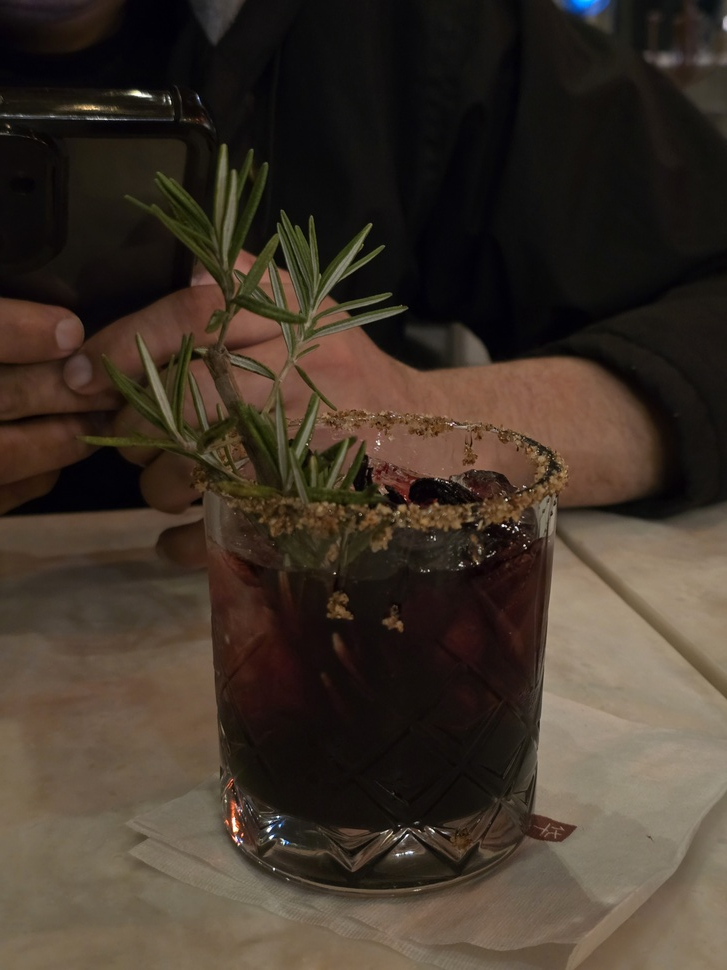
#> input picture Imagenes/bebida.jpg, 727 x 970 px, shrunk from 3000 x 4000 before the run, found by its file name
$ python ecualizacion_del_histograma.py
#> lines starting #> are read from the running program, lines starting #| are printed output that depends on the picture; after the words box and inside, x2 and y2 are one past the last pixel; in counts of white or black regions, pixels touching at a corner belong together
import cv2
import matplotlib.pyplot as plt
import numpy as np

# Importar la imagen de uso
ruta = r'C:\Fundamentos-de-Procesamiento-Digital-de-Imagenes\Imagenes\bebida.jpg'
# ruta = f'/content/drive/MyDrive/Procesamiento Digital del Imágenes/Imagenes/gato_nojao.jpg'
imagen = cv2.imread(ruta)
#> imagen is the input picture: shape (970, 727, 3); mean B, G, R 42.3, 52.8, 64.2


# Ya que OpenCV lee las imágenes como BGR, necesitamos cambiar el orden de los valores para poder mostrar la imagen en el formato correcto
imagen_BGR = cv2.cvtColor(imagen, cv2.COLOR_BGR2RGB)
pixels = np.array(imagen_BGR)

# TAmbién se puede hacer la inversión usando slicing
# image = cv2.imread("path/to/file/image.jpg")[:,:,::-1]

def histo_casero(imagen):
  # Convertimos la imagen a uint8 para asegurar que los valores sean índices válidos (0-255)
  img_int = imagen.astype(np.uint8)
  histo = [0]*256
  for fila in img_int:
    for pixel in fila:
      histo[pixel] += 1
  return np.array(histo).astype(np.int64)

imagen_gris = cv2.cvtColor(imagen, cv2.COLOR_BGR2GRAY)
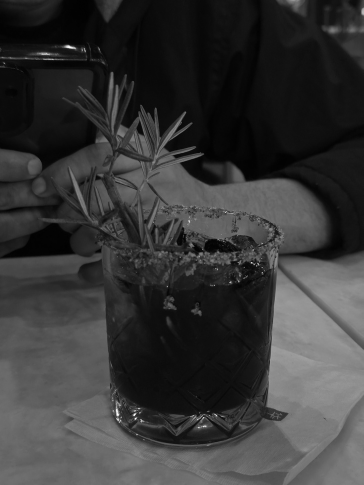
#> imagen_gris: shape (970, 727) (shown at 1/2 size); min 0, max 255, mean 55
histo_imagen = histo_casero(imagen_gris)
#> after the loop in histo_casero, `for fila in img_int:`: histo = 256 values, max 24200 at index 15, min 0 at index 218, mean 2754.6
#> histo_imagen has the same summary as histo in histo_casero


"""######## Operador de extensión ######## """

def op_extension(imagen, p1, p2):
  imagen_extendida = np.zeros(imagen.shape)
  mask_medio = (imagen >= p1) & (imagen <= p2) # Solo necesitamos los de en medio, porque los demás son cero
  imagen_extendida[mask_medio] = (imagen[mask_medio] - p1) * (255 / (p2 - p1)) # aplicamos la fórmula
  return imagen_extendida

# bebida
p1 = 50 #50
p2 = 100
#gato nojao
# p1 = 0
# p2 = 50

imagen_extendida = op_extension(imagen_gris, p1, p2)
#> in op_extension, `mask_medio = (imagen >= p1) & (imagen <= p2)`:
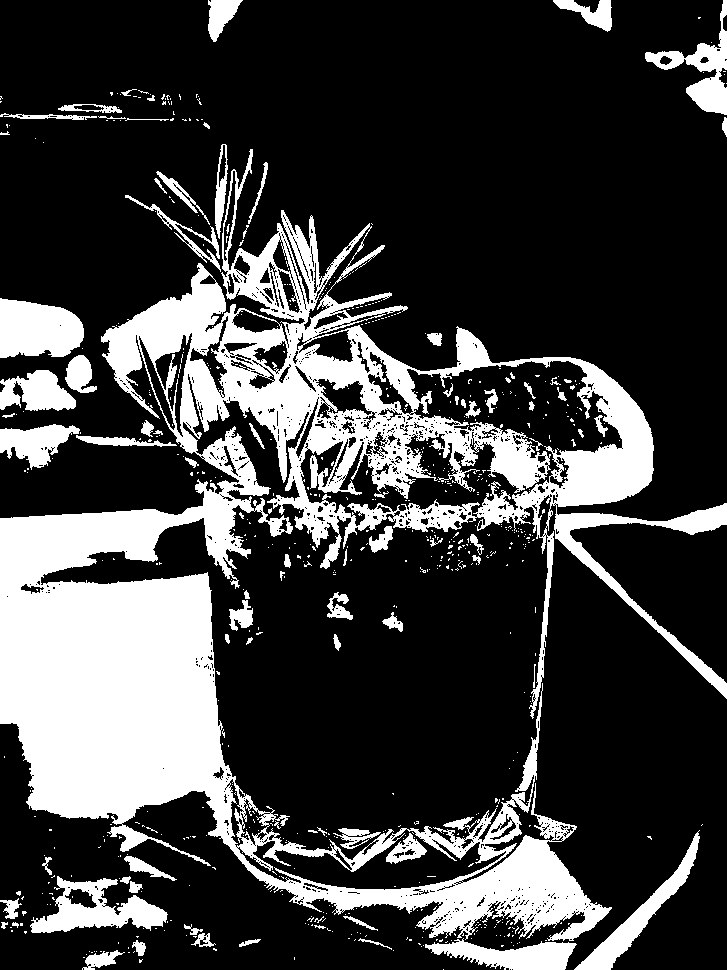
#> mask_medio: shape (970, 727) bool; 25% white; 695 white regions (611 under 20 px), largest, box (x1, y1, x2, y2) and area: (0, 149, 727, 941) 142601, (0, 298, 84, 358) 4041, (30, 876, 168, 933) 3623
#> in op_extension, `imagen_extendida[mask_medio] = (imagen[mask_medio] - p1) * (255 / (p2 ..`:
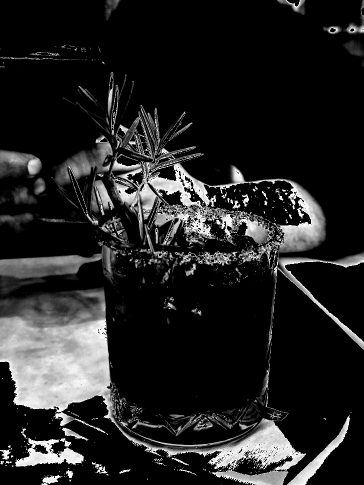
#> imagen_extendida: shape (970, 727) float64 (shown at 1/2 size); min 0, max 255, mean 35.3
histo_extendido = histo_casero(imagen_extendida)
#> histo_extendido = 256 values, max 532224 at index 0, min 0 at index 1, mean 2754.6

"""######## Función de escalamiento de intensidad paramétrica ######## """

def lambda_tans(alpha_an, beta_an):
  return np.tan(beta_an) / np.tan(alpha_an)

"""### Factor de escala base #### """

def xi_cte(imagen, f_u, f_1, lamb):
  # Convertimos a float para evitar que el cálculo se limite a 255 (uint8)
  f_max = float(np.max(imagen))
  f_u = float(f_u)
  f_1 = float(f_1)

  denominador = f_max + (f_u - f_1) * (lamb - 1)
  resultado = f_max / denominador
  print(f"Factor xi calculado: {resultado}")
  return resultado

"""#### Punto de control inferior $f'_{1}$####"""

def f_1pr(xi, f_1):
  return xi * f_1

"""### Punto de control superior $f_u'$####"""

def f_upr(xi, lam, f_u, f_1):
  return xi*(lam * (f_u - f_1) + f_1)

def inte_param(imagen, f_u, f_1, lam):
  xi = xi_cte(imagen, f_u, f_1, lam)
  f_1prim = f_1pr(xi, f_1)
  f_uprim = f_upr(xi, lam, f_u, f_1)
  im_salida = np.zeros(imagen.shape)
  # Máscaras de los valores
  mask_baja = imagen <= f_1
  mask_media = (imagen > f_1) & (imagen < f_u)
  mask_alta = imagen >= f_u
  # Aplicamos las máscaras con los valores correspondientes:
  im_salida[mask_baja] = imagen[mask_baja] * xi
  im_salida[mask_media] = xi * lam * (imagen[mask_media] - f_1) + f_1prim
  im_salida[mask_alta] = xi * (imagen[mask_alta] - f_u) + f_uprim
  return im_salida

# parámetros
lam = 1
fu = 50
f1 = 100

#bebida
ima_escala = inte_param(imagen_gris, f1, fu, lam)
#> in xi_cte, `f_max = float(np.max(imagen))`: f_max = 255
#> in xi_cte, `resultado = f_max / denominador`: resultado = 1
#| Factor xi calculado: 1.0
#> in inte_param, `f_1prim = f_1pr(xi, f_1)`: f_1prim = 50
#> in inte_param, `f_uprim = f_upr(xi, lam, f_u, f_1)`: f_uprim = 100
#> in inte_param, `im_salida[mask_media] = xi * lam * (imagen[mask_media] - f_1) + f_1prim`:
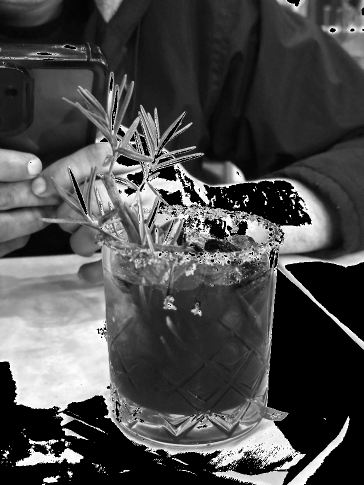
#> im_salida: shape (970, 727) float64 (shown at 1/2 size); min 0, max 99, mean 29.2; drawn with min black and max white
# gato nojao
# ima_escala = inte_param(imagen_gris, 0, 50, -20)
histo_escala = histo_casero(ima_escala)
#> histo_escala has the same summary as histo in histo_casero


"""######## Ecualización de una imagen ########"""

def FDP(imagen):
  histograma = histo_casero(imagen)
  total = np.sum(histograma)
  fdp = []
  for i in histograma:
    fdp.append(i/total)
  return fdp, histograma

def FAP(imagen):
  fdp, histo = FDP(imagen)
  fap = [0]*len(histo)
  TEMP = 0
  for i in range(len(histo)):
    fap[i] = fdp[i] + TEMP
    TEMP = fap[i]
  return fap, histo

def T_rk(imagen):
  fap, histo = FAP(imagen)
  trk = []
  N = np.max(imagen)
  for i in fap:
    trk.append(int((N-1) * i))
  return trk, histo

def ecualizacion(imagen):
  fdp_vals, histo = FDP(imagen)
#> in FDP, `histograma = histo_casero(imagen)`: histograma has the same summary as histo in histo_casero
#> in FDP, `total = np.sum(histograma)`: total = 705190
#> the loop in FDP, `for i in histograma:` made 256 passes
#> i on passes 1 to 3: 2, 483, 3927
#> after the loop in FDP, `for i in histograma:`: fdp = 256 values, max 0.0343 at index 15, min 0 at index 218, mean 0.00391
  fap_vals, _ = FAP(imagen)
  trk_vals, _ = T_rk(imagen)

  imagen_nueva = np.zeros(imagen.shape)
  alto, ancho = imagen.shape

  for j in range(alto):
    for i in range(ancho):
      # Usamos el valor del pixel como índice para T_rk
      imagen_nueva[j][i] = trk_vals[imagen[j][i]]
  return imagen_nueva

ima_ecua = ecualizacion(imagen_gris)
#> in ecualizacion, `fdp_vals, histo = FDP(imagen)`: fdp_vals has the same summary as fdp in FDP
#> the loop in FDP (call 2), `for i in histograma:` made 256 passes
#> in FAP, `fap = [0]*len(histo)`: fap = 256 values from 0 to 0
#> the loop in FAP, `for i in range(len(histo)):` made 256 passes
#> TEMP on passes 1 to 3: 2.84e-06, 0.000688, 0.00626
#> after the loop in FAP, `for i in range(len(histo)):`: fap = 256 values from 2.84e-06 to 1
#> the loop in FAP (call 2), `for i in range(len(histo)):` made 256 passes
#> in T_rk, `N = np.max(imagen)`: N = 255
#> the loop in T_rk, `for i in fap:` made 256 passes
#> after the loop in T_rk, `for i in fap:`: trk = 256 values from 0 to 253
#> after the loop in ecualizacion, `for j in range(alto):`:
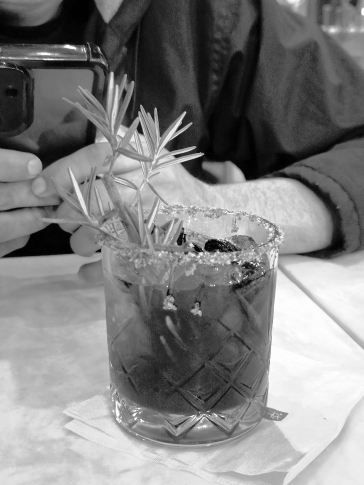
#> imagen_nueva: shape (970, 727) float64 (shown at 1/2 size); min 0, max 253, mean 128
histo_ecua = histo_casero(ima_ecua)
#> histo_ecua = 256 values, max 24200 at index 60, min 0 at index 2, mean 2754.6


# List of image variables and their corresponding histograms
image_vars = {
    "Original (Gris)": (imagen_gris, histo_imagen),
    "Extendida": (imagen_extendida, histo_extendido),
    "Escala": (ima_escala, histo_escala),
    "Ecualizada": (ima_ecua, histo_ecua)
}

print(f"{'Variable':<20} | {'Shape':<15} | {'Dtype':<15} | {'Max Value':<10}")
print("-" * 70)

for name, (img, histo) in image_vars.items():
    # Check image properties
    img_shape = img.shape
    img_dtype = img.dtype
    img_max = np.max(img)

    # Check histogram
    histo_len = len(histo)

    print(f"{name:<20} | {str(img_shape):<15} | {str(img_dtype):<15} | {img_max:.2f}")

    # Ensure histograms have 256 bins
    assert histo_len == 256, f"Error: {name} histogram has {histo_len} bins instead of 256."
#> this loop made 4 passes
#> (name, img_max) on passes 1 to 4: ('Original (Gris)', 255), ('Extendida', 255), ('Escala', 255), ('Ecualizada', 253)
#> (printed output is left out)

print("\nAll variables verified and ready for grid visualization.")

"""## Crear cuadrícula de comparación

### Subtask:
Generate a 2x4 comparison grid to visualize the four image processing methods and their respective histograms.

"""

import matplotlib.pyplot as plt

# Datos a iterar, creamos un arreglo con los datos a graficar
methods_data = [
    ("Original", imagen_gris, histo_imagen),
    ("Extension", imagen_extendida, histo_extendido),
    ("Parametric Scaling", ima_escala, histo_escala),
    ("Equalization", ima_ecua, histo_ecua)
]

# Creamos el lienzo general
fig, axes = plt.subplots(2, 4, figsize=(20, 10))


# Iterar
for i, (name, img, histo) in enumerate(methods_data):
    # 3. Populate top row with images
    axes[0, i].imshow(img, cmap='gray')
    axes[0, i].set_title(f"{name} Image")
    axes[0, i].axis('off')

    # Using bar for better histogram visualization, matching the 0-255 range
    axes[1, i].bar(range(256), histo, color='gray', width=1.0)
    axes[1, i].set_title(f"{name} Histogram")
    axes[1, i].set_xlim([0, 255])
    axes[1, i].grid(True, alpha=0.3)
#> this loop made 4 passes
#> name on passes 1 to 4: 'Original', 'Extension', 'Parametric Scaling', 'Equalization'

# 6. Final layout adjustment
plt.tight_layout()
plt.show()
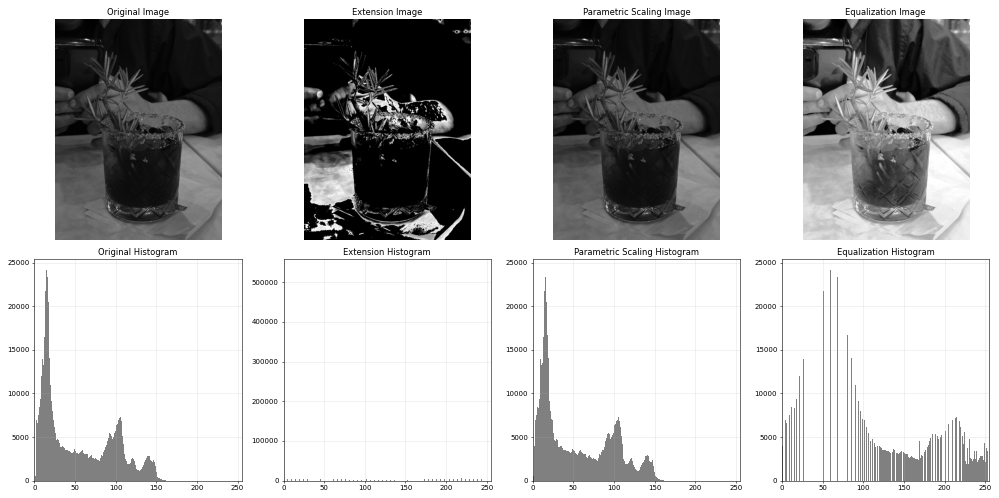
#> figure drawn by matplotlib, 8 panels; panel 5: tallest bar 24200 high, from x = 14.5 to 15.5; panel 6: tallest bar 532224 high, from x = -0.5 to 0.5; panel 7: tallest bar 24200 high, from x = 14.5 to 15.5; panel 8: tallest bar 24200 high, from x = 59.5 to 60.5

$ run again, with Imagenes/gato_nojao.jpg copied over Imagenes/bebida.jpg
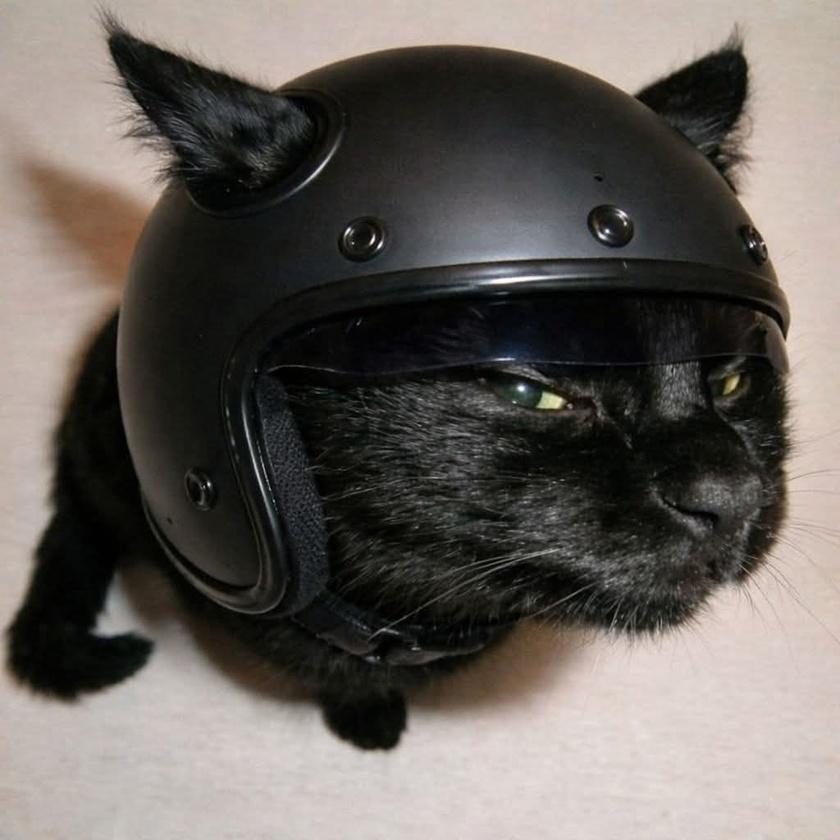
#> input picture Imagenes/gato_nojao.jpg, 840 x 840 px, shrunk from 1024 x 1024 before the run, found by its file name
#> imagen is the input picture: shape (840, 840, 3); mean B, G, R 92.5, 97.7, 103.2
#> after the loop in histo_casero, `for fila in img_int:`: histo = 256 values, max 10161 at index 17, min 1 at index 255, mean 2756.2
#> histo_imagen has the same summary as histo in histo_casero
#> mask_medio: shape (840, 840) bool; 12.3% white; 728 white regions (622 under 20 px), largest, box (x1, y1, x2, y2) and area: (6, 20, 790, 751) 48949, (361, 138, 674, 274) 17384, (425, 261, 613, 293) 2412
#> histo_extendido = 256 values, max 621828 at index 0, min 0 at index 1, mean 2756.2
#> f_max = 255
#> resultado = 1
#| Factor xi calculado: 1.0
#> f_1prim = 50
#> f_uprim = 100
#> mask_baja: shape (840, 840) bool; 45.3% white; 213 white regions (184 under 20 px), largest, box (x1, y1, x2, y2) and area: (10, 34, 787, 749) 312559, (615, 591, 687, 630) 1423, (587, 204, 634, 248) 1174
#> mask_media: shape (840, 840) bool; 11.7% white; 735 white regions (620 under 20 px), largest, box (x1, y1, x2, y2) and area: (6, 20, 790, 751) 38915, (361, 138, 673, 274) 16701, (384, 382, 591, 512) 7308
#> mask_alta: shape (840, 840) bool; 43% white; 288 white regions (243 under 20 px), largest, box (x1, y1, x2, y2) and area: (0, 0, 840, 840) 290628, (421, 202, 603, 266) 7286, (456, 267, 588, 290) 1112
#> in inte_param, `im_salida[mask_media] = xi * lam * (imagen[mask_media] - f_1) + f_1prim`:
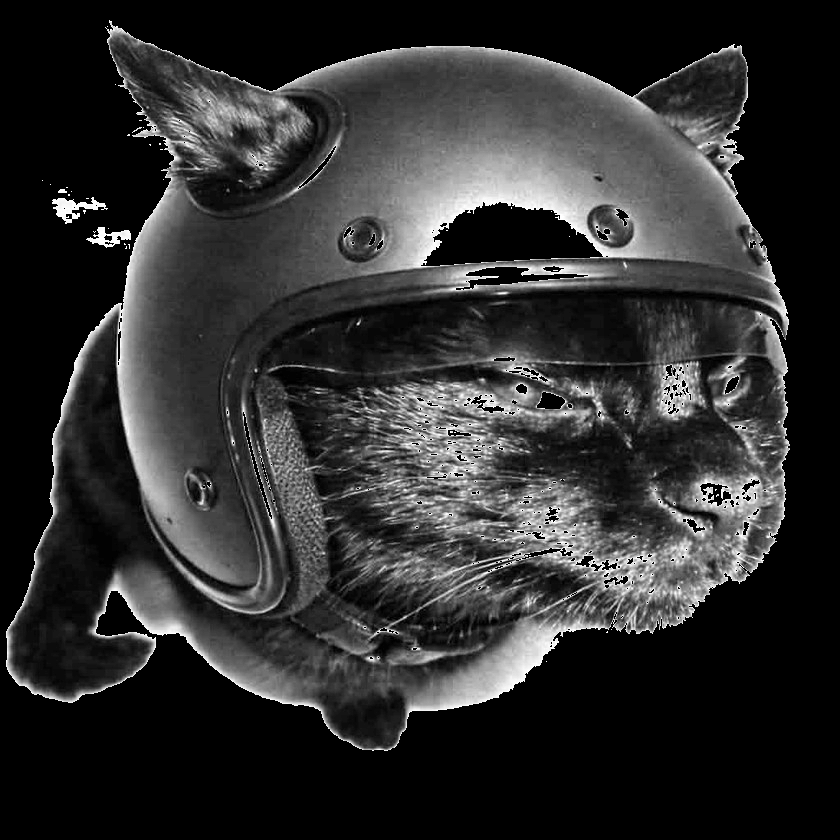
#> im_salida: shape (840, 840) float64; min 0, max 99, mean 18.4; drawn with min black and max white
#> histo_escala has the same summary as histo in histo_casero
#> histograma has the same summary as histo in histo_casero
#> total = 705600
#> the loop in FDP, `for i in histograma:` made 256 passes
#> i on passes 1 to 3: 458, 2015, 2928
#> after the loop in FDP, `for i in histograma:`: fdp = 256 values, max 0.0144 at index 17, min 1.42e-06 at index 255, mean 0.00391
#> in ecualizacion, `fdp_vals, histo = FDP(imagen)`: fdp_vals has the same summary as fdp in FDP
#> the loop in FDP (call 2), `for i in histograma:` made 256 passes
#> in FAP, `fap = [0]*len(histo)`: fap = 256 values from 0 to 0
#> the loop in FAP, `for i in range(len(histo)):` made 256 passes
#> TEMP on passes 1 to 3: 0.000649, 0.0035, 0.00765
#> after the loop in FAP, `for i in range(len(histo)):`: fap = 256 values from 0.000649 to 1
#> the loop in FAP (call 2), `for i in range(len(histo)):` made 256 passes
#> N = 255
#> the loop in T_rk, `for i in fap:` made 256 passes
#> after the loop in T_rk, `for i in fap:`: trk = 256 values from 0 to 253
#> after the loop in ecualizacion, `for j in range(alto):`:
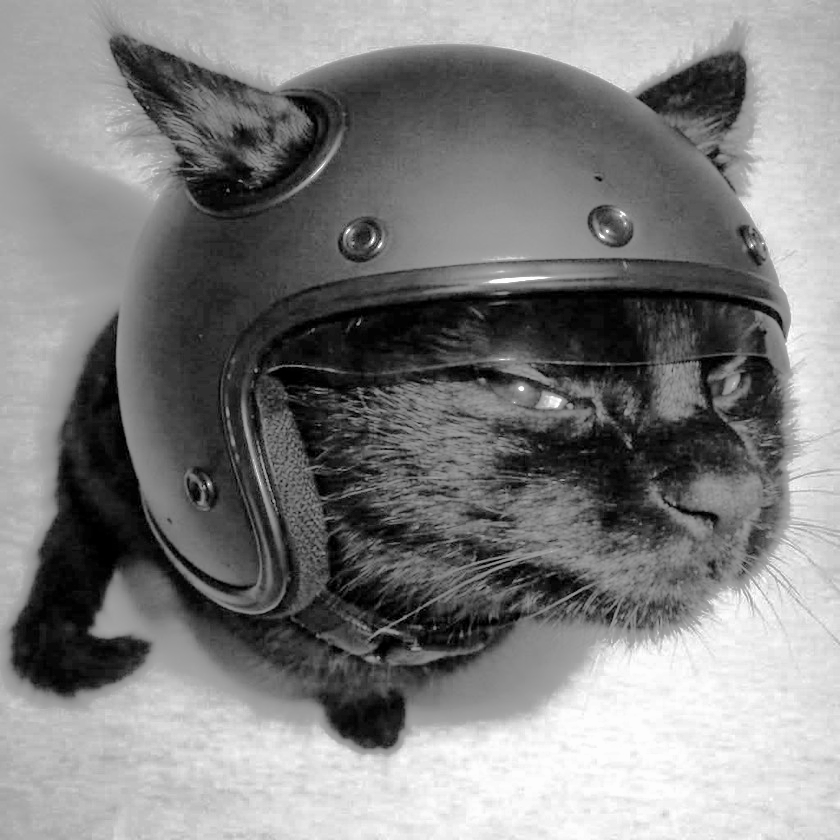
#> imagen_nueva: shape (840, 840) float64; min 0, max 253, mean 127.5
#> histo_ecua = 256 values, max 10161 at index 47, min 0 at index 2, mean 2756.2
#> the loop `for name, (img, histo) in image_vars.items():` made 4 passes
#> (name, img_max) on passes 1 to 4: ('Original (Gris)', 255), ('Extendida', 255), ('Escala', 255), ('Ecualizada', 253)
#> (printed output is left out)
#> the loop `for i, (name, img, histo) in enumerate(methods_data):` made 4 passes
#> name on passes 1 to 4: 'Original', 'Extension', 'Parametric Scaling', 'Equalization'
